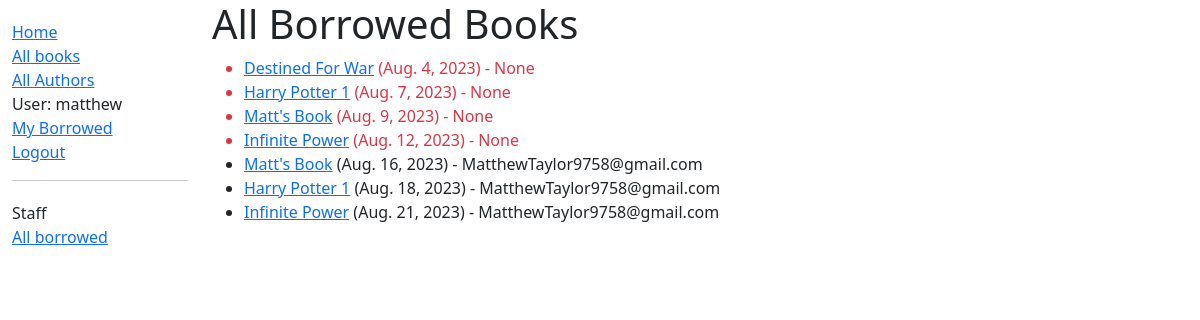
Page /catalog/borrowed/ (signed in) on the committed database.
### catalog/models.py (models this page shows, shortened)
class BookInstance(models.Model):
    id = models.UUIDField(primary_key=True, default=uuid.uuid4, help_text='Unique ID for this particular book across whole library')
    book = models.ForeignKey('Book', on_delete=models.RESTRICT, null=True)
    imprint = models.CharField(max_length=200)
    due_back = models.DateField(null=True, blank=True)
    borrower = models.ForeignKey(User, on_delete=models.SET_NULL, null=True, blank=True)
    LOAN_STATUS = (
        ('m', 'Maintenance'),
        ('o', 'On loan'),
        ('a', 'Available'),
        ('r', 'Reserved'),
    )
    status = models.CharField(
        max_length=1,
        choices=LOAN_STATUS,
        blank=True,
        default='m',
        help_text='Book availability',
    )
    class Meta:
        ordering = ['due_back']
        permissions = (("can_mark_returned", "Set book as returned"),)
    @property
    def is_overdue(self):
        return bool(self.due_back and date.today() > self.due_back)

class Book(models.Model):
    title = models.CharField(max_length=200)
    author = models.ForeignKey('Author', on_delete=models.SET_NULL, null=True)
    summary = models.TextField(max_length=1000, help_text='Enter a brief description of the book')
    isbn = models.CharField('ISBN', max_length=13, unique=True, help_text='13 Character <a href="https://www.isbn-international.org/content/what-isbn">ISBN number</a>')
    genre = models.ManyToManyField(Genre, help_text='Select a genre for this book')
    def display_genre(self):
        """Create a string for the Genre. This is required to display genre in Admin."""
        return ', '.join(genre.name for genre in self.genre.all()[:3])
    display_genre.short_description = 'Genre'

### catalog/views.py (the view)
# urls.py: path('borrowed/', views.LoanedBooksAllListView.as_view(), name='all-borrowed'),
class LoanedBooksAllListView(PermissionRequiredMixin, generic.ListView):
    model = BookInstance
    permission_required = 'catalog.can_mark_returned'
    template_name = 'catalog/bookinstance_list_borrowed_all.html'
    paginate_by = 10
    def get_queryset(self):
        return BookInstance.objects.filter(status__exact='o').order_by('due_back')

### catalog/templates/catalog/bookinstance_list_borrowed_all.html
{% extends "base_generic.html" %}
{% block content %}
    <h1>All Borrowed Books</h1>
    {% if bookinstance_list %}
    <ul>
      {% for bookinst in bookinstance_list %}
      <li class="{% if bookinst.is_overdue %}text-danger{% endif %}">
        <a href="{% url 'book-detail' bookinst.book.pk %}">{{bookinst.book.title}}</a> ({{ bookinst.due_back }}) {% if user.is_staff %}- {{ bookinst.borrower }}{% endif %}
      </li>
      {% endfor %}
    </ul>
    {% else %}
      <p>There are no books borrowed.</p>
    {% endif %}
{% endblock %}

### catalog/templates/base_generic.html (shortened to what this page needs)
<!DOCTYPE html>
<html lang="en">
  <head>
    <link
      href="https://cdn.jsdelivr.net/npm/bootstrap@5.1.3/dist/css/bootstrap.min.css"
      rel="stylesheet"
 />
    {% load static %}
    <link rel="stylesheet" href="{% static 'css/styles.css' %}" />
  </head>
  <body>
    <div class="container-fluid">
      <div class="row">
        <div class="col-sm-2">
          {% block sidebar %}
            <ul class="sidebar-nav">
              <li><a href="{% url 'index' %}">Home</a></li>
              <li><a href="{% url 'books' %}">All books</a></li>
              <li><a href="{% url 'authors' %}">All Authors</a></li>
              {% if user.is_authenticated %}
                <li>User: {{ user.get_username }}</li>
                <li><a href="{% url 'my-borrowed' %}">My Borrowed</a></li>
                <li><a href="{% url 'logout' %}?next={{ request.path }}">Logout</a></li>
              {% else %}
                <li><a href="{% url 'login' %}?next={{ request.path }}">Login</a></li>
              {% endif %}
            </ul>
            {% if user.is_staff %}
            <hr>
            <ul class="sidebar-nav">
            <li>Staff</li>
            {% if perms.catalog.can_mark_returned %}
            <li><a href="{% url 'all-borrowed' %}">All borrowed</a></li>
            {% endif %}
            </ul>
             {% endif %}
          {% endblock %}
        </div>
        <div class="col-sm-10 ">{% block content %}{% endblock %}
        </div>
      </div>
    </div>
  </body>
</html>

### catalog/static/css/styles.css (style rules this page uses)
.sidebar-nav { margin-top: 20px; padding: 0; list-style: none; }

### rows in the picture
BookInstance: book "Destined For War", due_back "Aug. 4, 2023", borrower "None"
BookInstance: book "Harry Potter 1", due_back "Aug. 7, 2023", borrower "None"
BookInstance: book "Matt's Book", due_back "Aug. 9, 2023", borrower "None"
BookInstance: book "Infinite Power", due_back "Aug. 12, 2023", borrower "None"
BookInstance: book "Matt's Book", due_back "Aug. 16, 2023", borrower "MatthewTaylor9758@gmail.com"
BookInstance: book "Harry Potter 1", due_back "Aug. 18, 2023", borrower "MatthewTaylor9758@gmail.com"
BookInstance: book "Infinite Power", due_back "Aug. 21, 2023", borrower "MatthewTaylor9758@gmail.com"

### other values in the picture
{{ user.get_username }} "matthew"
